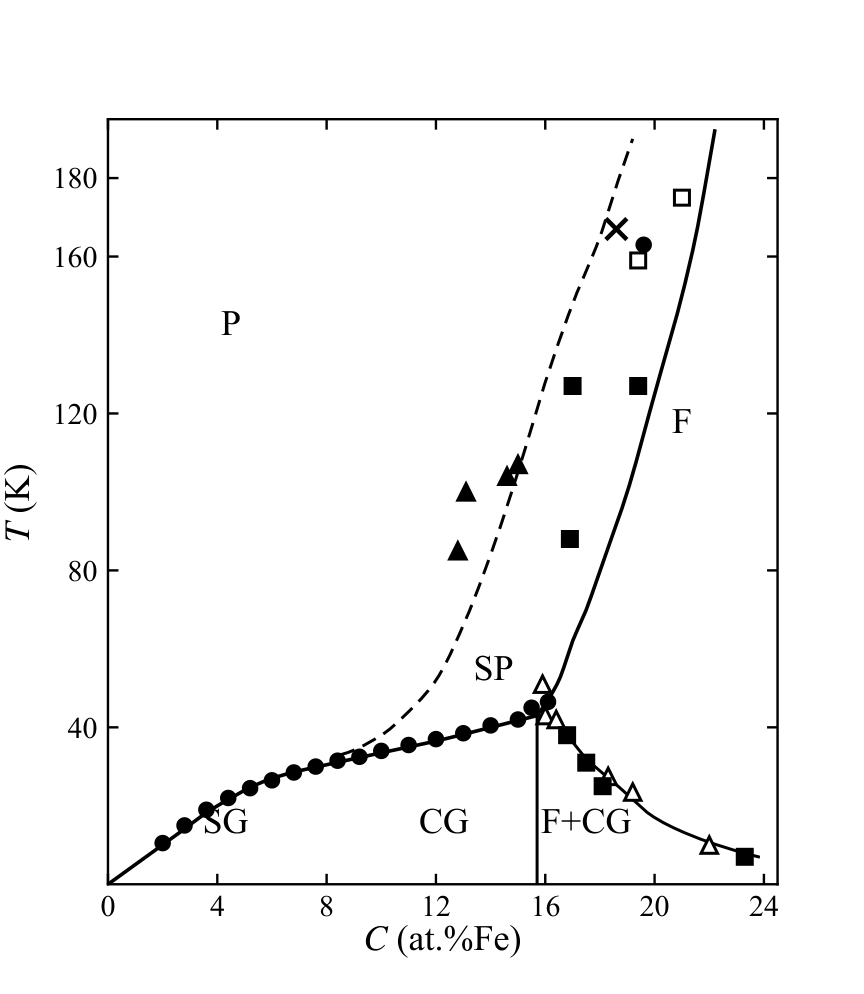

The Python source for this figure:
# -*- coding: utf-8 -*-
# 图 8.4 Au1-xFeX 磁相图（Coles 等 1978）：SG/CG/SP/F/F+CG（P=顺磁按图注补标）
import sys
sys.path.insert(0, r'E:\AI整理书籍\磁学\book\fig_src')
import numpy as np
from scipy.interpolate import PchipInterpolator
import matplotlib.pyplot as plt
from mplstyle import new_fig, save_fig

fig, ax = new_fig(4.0, 4.6)

def smooth(pts, n=200):
    p = PchipInterpolator([q[0] for q in pts], [q[1] for q in pts])
    x = np.linspace(pts[0][0], pts[-1][0], n)
    return x, p(x)

# SG lower boundary (low-concentration nearly linear rise)
x, y = smooth([(0, 0), (2, 10), (4, 20), (6, 27), (8, 30.5),
               (10, 33.5), (12, 36.5), (14, 40), (15.7, 43)])
ax.plot(x, y, 'k-', lw=1.2)
# vertical CG / F+CG line
ax.plot([15.7, 15.7], [0, 43], 'k-', lw=1.0)
# steep CG/F+CG -> F boundary (solid)
x, y = smooth([(15.7, 43), (16, 46), (16.5, 52), (17, 62), (17.5, 70),
               (18, 80), (19, 100), (20, 125), (21, 150), (21.5, 165),
               (21.9, 180), (22.2, 192)])
ax.plot(x, y, 'k-', lw=1.2)
# SP boundary (dashed, left/above the solid steep line)
x, y = smooth([(8.5, 33), (10, 38), (11, 44), (12, 52), (13, 66), (14, 84),
               (15, 105), (16, 128), (17, 148), (18, 165), (18.6, 178),
               (19.2, 190)])
ax.plot(x, y, 'k--', lw=1.0, dashes=(5, 3))
# low-temperature F+CG / F boundary descending from the junction
x, y = smooth([(15.7, 43), (16.5, 40), (17.5, 32), (18.5, 26), (20, 17),
               (21.5, 12), (23, 8.5), (23.8, 7)])
ax.plot(x, y, 'k-', lw=1.0)

# experimental points (simplified two families: filled / open)
sg = [(2, 10.5), (2.8, 15), (3.6, 19), (4.4, 22), (5.2, 24.5), (6, 26.5),
      (6.8, 28.5), (7.6, 30), (8.4, 31.5), (9.2, 32.5), (10, 34), (11, 35.5),
      (12, 37), (13, 38.5), (14, 40.5), (15, 42)]
ax.plot([p[0] for p in sg], [p[1] for p in sg], 'ko', ms=4.5)
fill_c = [(15.5, 45), (16.1, 46.5), (19.6, 163)]
ax.plot([p[0] for p in fill_c], [p[1] for p in fill_c], 'ko', ms=4.5)
fill_t = [(12.8, 85), (13.1, 100), (14.6, 104), (15.0, 107)]
ax.plot([p[0] for p in fill_t], [p[1] for p in fill_t], 'k^', ms=5.5)
fill_s = [(17, 127), (19.4, 127), (16.9, 88)]
ax.plot([p[0] for p in fill_s], [p[1] for p in fill_s], 'ks', ms=5)
open_s = [(19.4, 159), (21, 175)]
ax.plot([p[0] for p in open_s], [p[1] for p in open_s], 'ks', ms=5, mfc='white')
ax.plot([18.6], [167], 'kx', ms=7, mew=1.5)
open_t = [(16.0, 43), (16.4, 42), (15.9, 51)]
ax.plot([p[0] for p in open_t], [p[1] for p in open_t], 'k^', ms=5.5, mfc='white')
open_t2 = [(18.3, 27.5), (19.2, 23.5), (22.0, 10)]
ax.plot([p[0] for p in open_t2], [p[1] for p in open_t2], 'k^', ms=5.5, mfc='white')
desc_s = [(16.8, 38), (17.5, 31), (18.1, 25), (23.3, 7)]
ax.plot([p[0] for p in desc_s], [p[1] for p in desc_s], 'ks', ms=5)

# region labels (P added per caption definition)
ax.text(4.3, 13, 'SG', fontsize=12, ha='center')
ax.text(12.3, 13, 'CG', fontsize=12, ha='center')
ax.text(17.5, 13, 'F+CG', fontsize=12, ha='center')
ax.text(14.1, 52, 'SP', fontsize=12, ha='center')
ax.text(21, 115, 'F', fontsize=12, ha='center')
ax.text(4.5, 140, 'P', fontsize=12, ha='center')

ax.set_xlim(0, 24.5)
ax.set_ylim(0, 195)
ax.set_xticks([0, 4, 8, 12, 16, 20, 24])
ax.set_yticks([40, 80, 120, 160, 180])
ax.set_xlabel(r'$C$ (at.%Fe)', fontsize=12, labelpad=1)
ax.set_ylabel(r'$T$ (K)', fontsize=12)

save_fig(fig, 'ch8', 'fig8_04')
